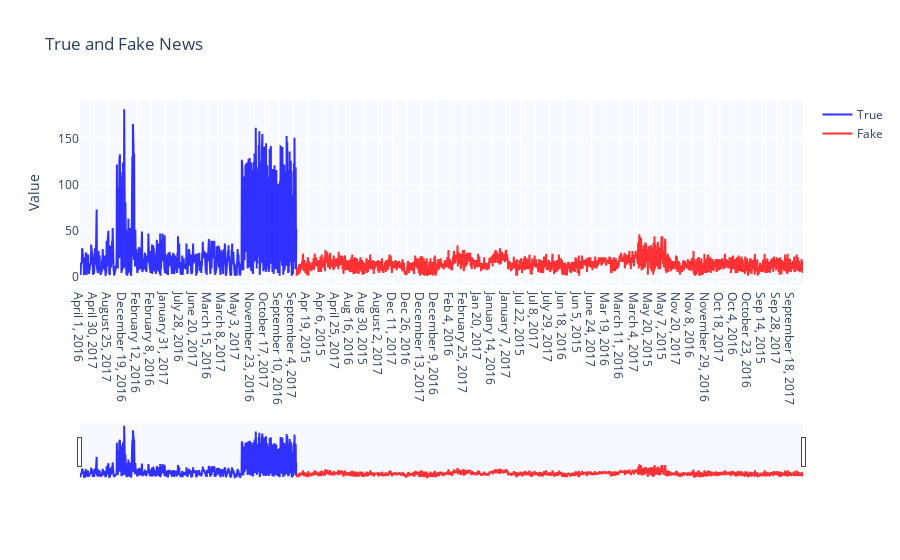

Source (notebook cell):
### Code cell
#Creating the count of output based on date
fake=fake_news.groupby(['date'])['output'].count()
fake=pd.DataFrame(fake)

true=true_news.groupby(['date'])['output'].count()
true=pd.DataFrame(true)

#Plotting the time series graph
fig = go.Figure()
fig.add_trace(go.Scatter(
         x=true.index,
         y=true['output'],
         name='True',
    line=dict(color='blue'),
    opacity=0.8))

fig.add_trace(go.Scatter(
         x=fake.index,
         y=fake['output'],
         name='Fake',
    line=dict(color='red'),
    opacity=0.8))

fig.update_xaxes(
    rangeslider_visible=True,
    rangeselector=dict(
        buttons=list([
            dict(count=1, label="1m", step="month", stepmode="backward"),
            dict(count=6, label="6m", step="month", stepmode="backward"),
            dict(count=1, label="YTD", step="year", stepmode="todate"),
            dict(count=1, label="1y", step="year", stepmode="backward"),
            dict(step="all")
        ])
    )
)
        
    
fig.update_layout(title_text='True and Fake News',plot_bgcolor='rgb(248, 248, 255)',yaxis_title='Value')

fig.show()

### Figure 1 — Plotly figure (JSON) as saved in the notebook; plotly's stock layout.template omitted (floating-point values rounded to 4 significant figures; data arrays with more than 128 entries replaced by an {"elided": "..."} marker saying what was removed)
{"data": [{"line": {"color": "blue"}, "name": "True", "opacity": 0.8, "x": {"elided": "716 str values"}, "y": {"elided": "716 int values"}, "type": "scatter"}, {"line": {"color": "red"}, "name": "Fake", "opacity": 0.8, "x": {"elided": "1675 str values"}, "y": {"elided": "1675 int values"}, "type": "scatter"}], "layout": {"xaxis": {"rangeslider": {"visible": true}, "rangeselector": {"buttons": [{"count": 1, "label": "1m", "step": "month", "stepmode": "backward"}, {"count": 6, "label": "6m", "step": "month", "stepmode": "backward"}, {"count": 1, "label": "YTD", "step": "year", "stepmode": "todate"}, {"count": 1, "label": "1y", "step": "year", "stepmode": "backward"}, {"step": "all"}]}}, "title": {"text": "True and Fake News"}, "plot_bgcolor": "rgb(248, 248, 255)", "yaxis": {"title": {"text": "Value"}}}}
